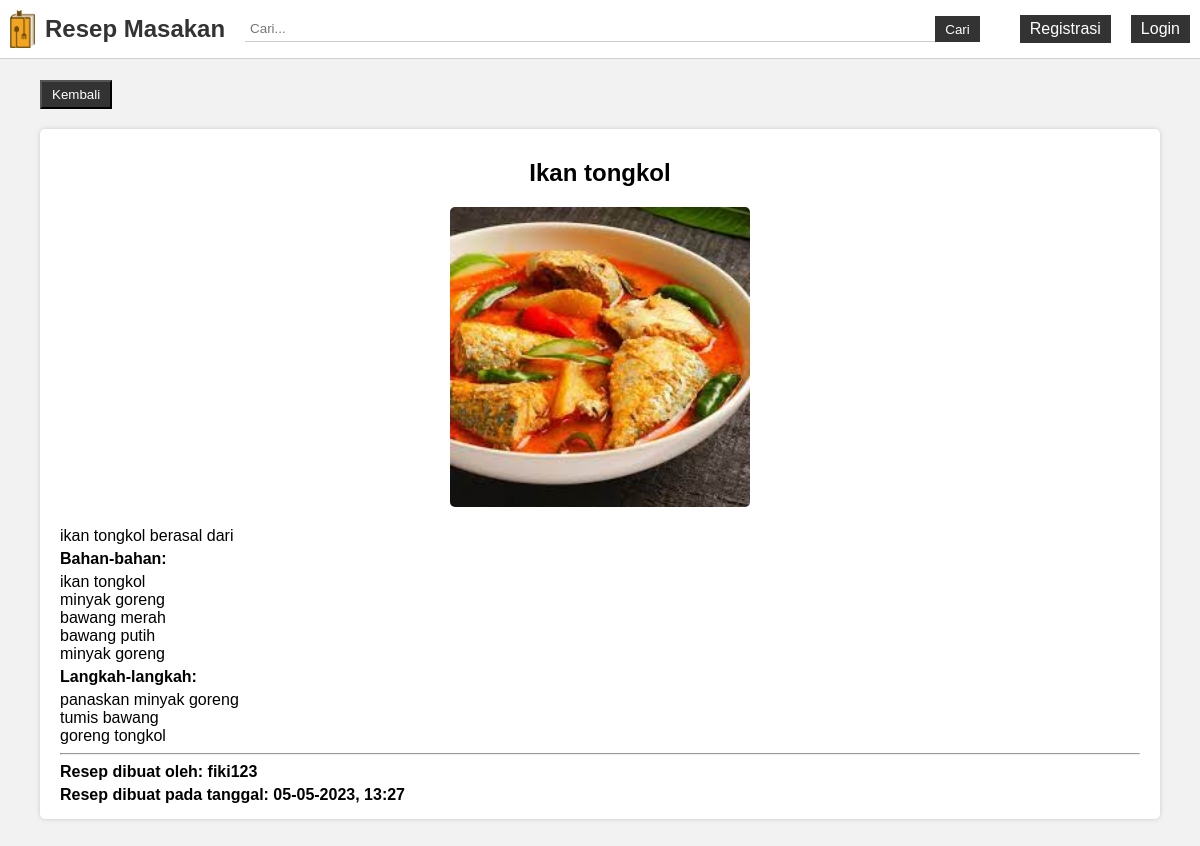
/detail_resep.php?id_resep=9, run on the app's committed database.
### tables this page shows
CREATE TABLE `resep` (
  `id_resep` int(11) NOT NULL,
  `nama_resep` varchar(100) NOT NULL,
  `deskripsi_resep` text NOT NULL,
  `bahan` text NOT NULL,
  `langkah` text NOT NULL,
  `foto_resep` text DEFAULT NULL,
  `tanggal_resep_dibuat` datetime NOT NULL,
  `id_user` int(11) NOT NULL
);

CREATE TABLE `user` (
  `id_user` int(11) NOT NULL,
  `username` varchar(50) NOT NULL,
  `password` varchar(255) NOT NULL,
  `nama_lengkap` varchar(50) NOT NULL
);

### detail_resep.php (the view, shortened to what this page needs)
<?php
	require_once 'koneksi.php';
	$id_resep = $_GET['id_resep'];
	$resep = mysqli_query($koneksi, "SELECT * FROM resep INNER JOIN user ON resep.id_user = user.id_user WHERE id_resep = '$id_resep' ORDER BY nama_resep ASC");
	$data_resep = mysqli_fetch_assoc($resep);
?>
<html>
<head>
	<?php include_once 'include_head.php'; ?>
</head>
<body>
	<?php include_once 'include_navbar.php'; ?>
	<div class="container padding-10px margin-top-bottom-50px">
		<button type="button" onclick="return window.history.back()" class="button margin-top-bottom-20px">Kembali</button>
		<div class="card-detail-resep">
		    <h2 class="text-center"><?= $data_resep['nama_resep']; ?></h2>
		    <img src="img/<?= $data_resep['foto_resep']; ?>" alt="Gambar">
		    <p class="card-description"><?= $data_resep['deskripsi_resep']; ?></p>
		    <h4 class="margin-top-bottom-5px">Bahan-bahan:</h4>
		    <p class="card-description"><?= $data_resep['bahan']; ?></p>
		    <h4 class="margin-top-bottom-5px">Langkah-langkah:</h4>
		    <p class="card-description"><?= $data_resep['langkah']; ?></p>
		    <hr>
		    <h4 class="margin-top-bottom-5px">Resep dibuat oleh: <?= $data_resep['username']; ?></h4>
		    <h4 class="margin-top-bottom-5px">Resep dibuat pada tanggal: <?= date("d-m-Y, H:i", strtotime($data_resep['tanggal_resep_dibuat'])); ?></h4>
		</div>
	</div>
</body>
</html>

### style.css (style rules this page uses)
* { box-sizing: border-box; }
body { font-family: Arial, sans-serif; background-color: #f2f2f2; margin: 0; }
.container { width: 100%; padding-right: 15px; padding-left: 15px; margin-right: auto; margin-left: auto; }
.margin-top-bottom-50px { margin-top: 50px; margin-bottom: 50px; }
.margin-top-bottom-20px { margin-top: 20px; margin-bottom: 20px; }
.margin-top-bottom-5px { margin-top: 5px; margin-bottom: 5px; }
.padding-10px { padding: 10px; }
.text-center { text-align: center; }
.card-description { font-size: 1rem; margin: 0; }
.button { display: inline-block; color: #fff; text-decoration: none; background-color: #333; padding: 5px 10px; }
.card-detail-resep { position: relative; background-color: #fff; border-radius: 5px; padding: 10px 20px; box-shadow: 0px 0px 5px #ccc; }
.card-detail-resep img { display: block; margin-left: auto; margin-right: auto; border-radius: 5px; margin-bottom: 20px; width: 300px; }
@media (min-width: 500px) { .container { max-width: 540px; } }
@media (min-width: 500px) { .margin-top-bottom-50px { margin-top: 150px; } }
@media (min-width: 768px) { .container { max-width: 720px; } }
@media (min-width: 768px) { .margin-top-bottom-50px { margin-top: 50px; } }
@media (min-width: 992px) { .container { max-width: 960px; } }
@media (min-width: 992px) { .margin-top-bottom-50px { margin-top: 50px; } }
@media (min-width: 1200px) { .container { max-width: 1140px; } }
@media (min-width: 1200px) { .margin-top-bottom-50px { margin-top: 50px; } }

### data on the page
resep: nama_resep "Ikan tongkol", foto_resep (picture), deskripsi_resep "ikan tongkol berasal dari", bahan "ikan tongkol minyak goreng bawang merah bawang putih minyak goreng", langkah "panaskan minyak goreng tumis bawang goreng tongkol", id_user.username "fiki123", tanggal_resep_dibuat "05-05-2023, 13:27"
